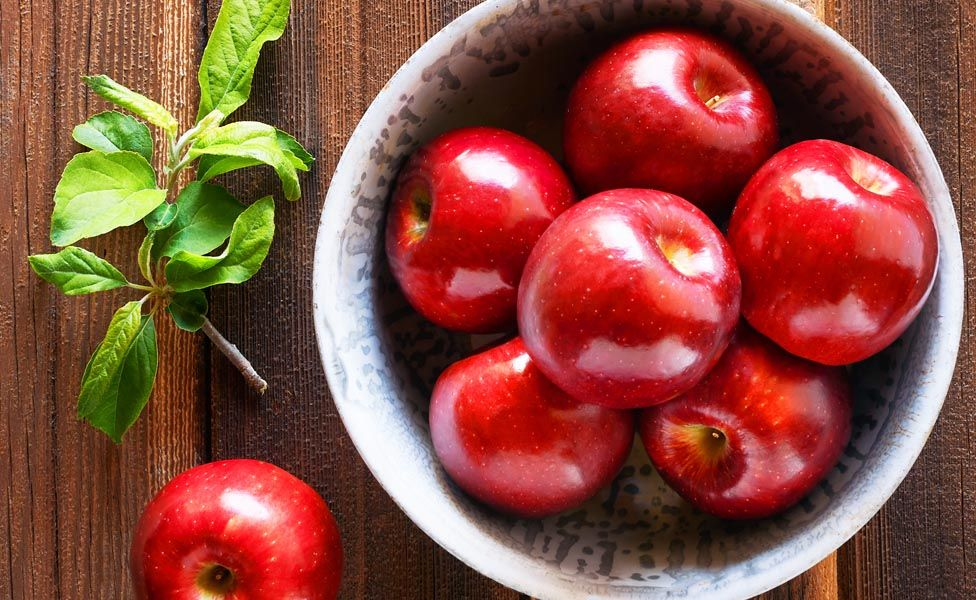
#> input picture elma.jpg, 976 x 600 px, found by its file name
$ python histogram.py
#> lines starting #> are read from the running program, lines starting #| are printed output that depends on the picture
import cv2
import numpy as np
from matplotlib import pyplot as plt

# Load the image and convert it to grayscale
image = cv2.imread("C:/Users/Casper/Desktop/elma.jpg")
#> image is the input picture: shape (600, 976, 3); mean B, G, R 64, 77.6, 138.2
gray_image = cv2.cvtColor(image, cv2.COLOR_BGR2GRAY)
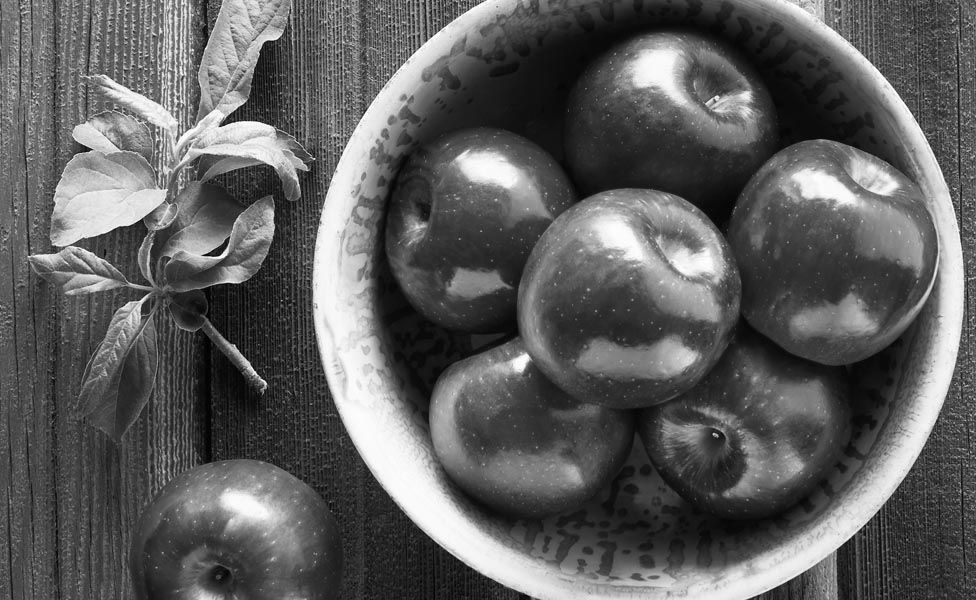
#> gray_image: shape (600, 976); min 0, max 255, mean 94.2

# Calculate the histogram
hist = cv2.calcHist([gray_image], [0], None, [256], [0, 256])
#> hist = 256 values, max 5462 at index 49, min 6 at index 0, mean 2287.5

# Plot the histogram
plt.plot(hist)
plt.show()
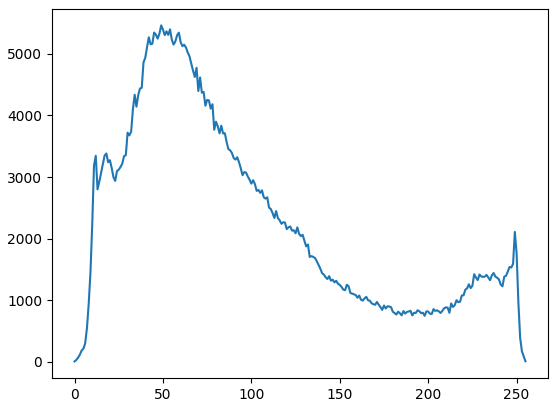
#> figure drawn by matplotlib, 1 panel; curve peaks at x = 49, y = 5462

$ run again, with apple.jpeg copied over elma.jpg
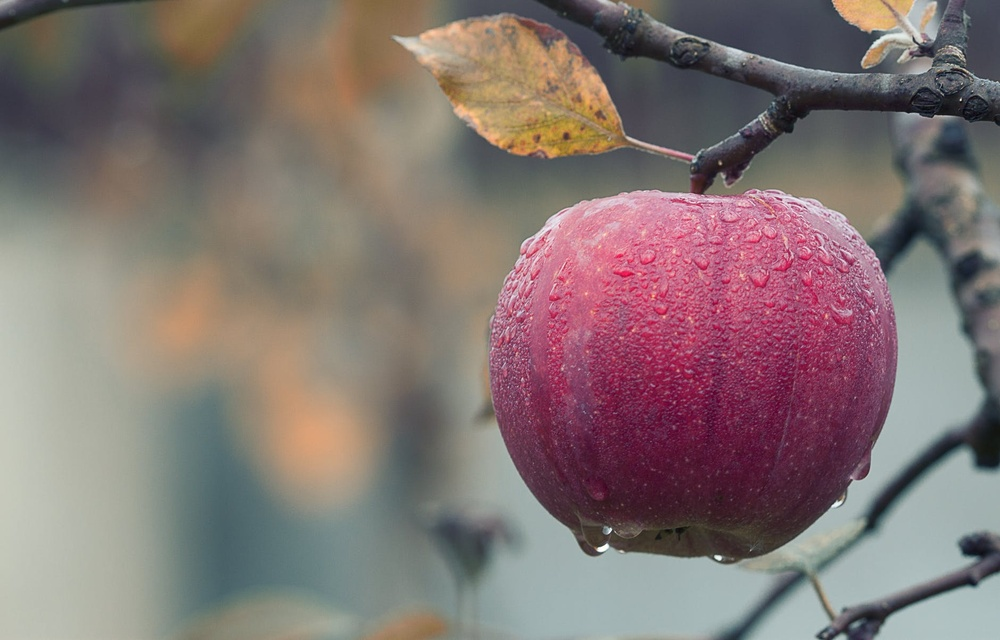
#> input picture apple.jpeg, 1000 x 640 px, shrunk from 1880 x 1204 before the run, found by its file name
#> image is the input picture: shape (640, 1000, 3); mean B, G, R 115.3, 117.1, 131.6
#> `gray_image = cv2.cvtColor(image, cv2.COLOR_BGR2GRAY)`:
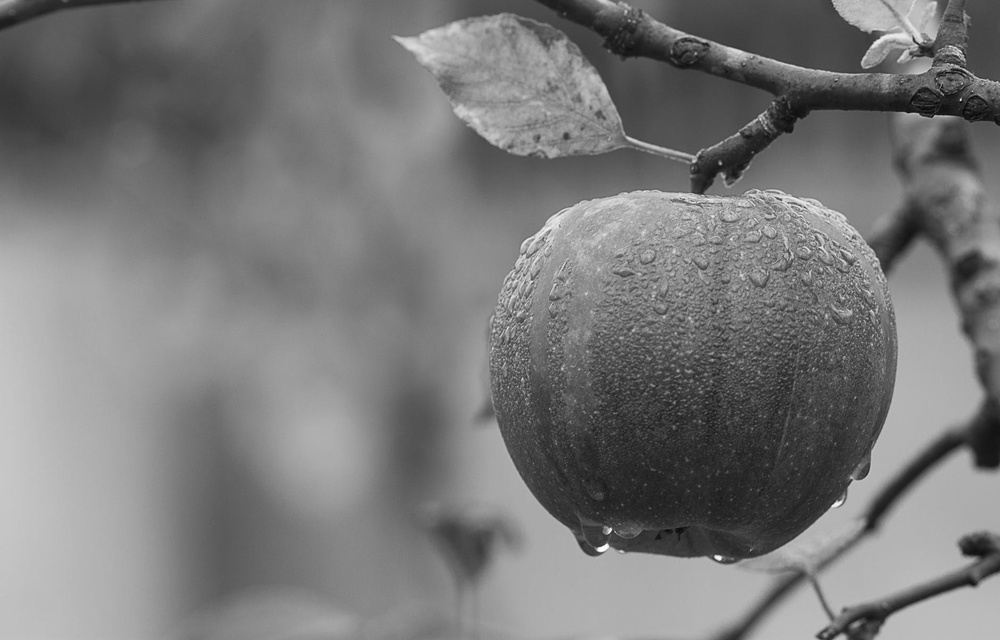
#> gray_image: shape (640, 1000); min 3, max 255, mean 121.2
#> hist = 256 values, max 7646 at index 174, min 0 at index 0, mean 2500
#> `plt.show()`:
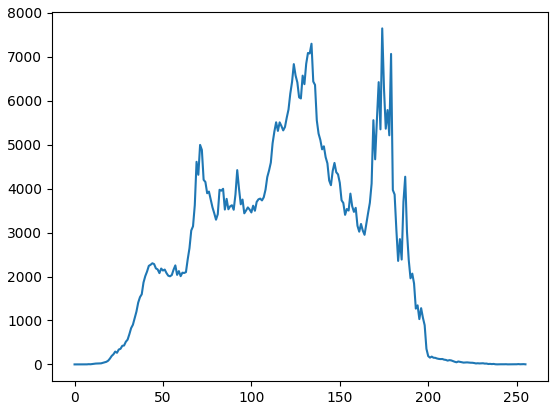
#> figure drawn by matplotlib, 1 panel; curve peaks at x = 174, y = 7646
